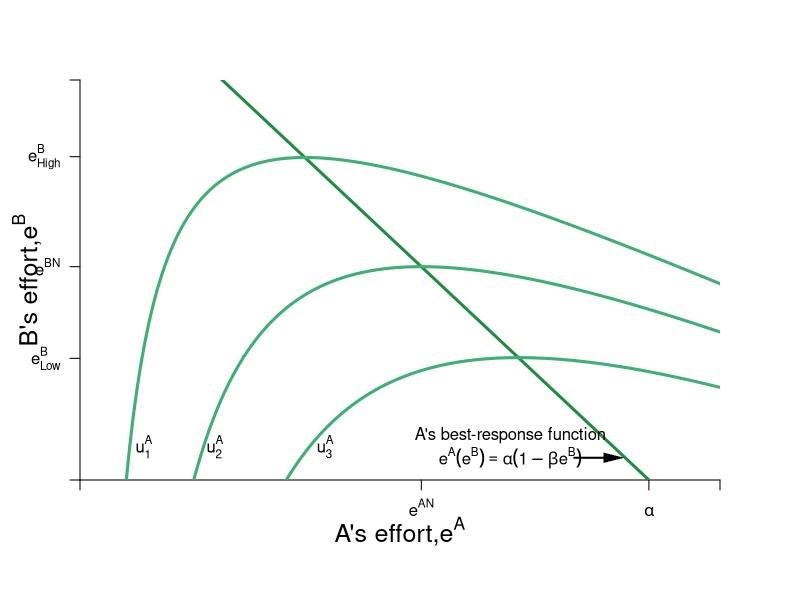

Here is the R script that generated this plot:
#Graph Designer: Simon Halliday & Madeleine Wettach '20
#Authors: Bowles, Foley and Halliday
#Title: Coordination, Conflict and Competition: A Text in Microeconomics

require(shape)
pdf(file = "coordination_failures/step_by_step_graphs_6/brf_indiffs_A_step2.pdf", width = 9, height = 7)

#Set parameters for graphics
axislabelsize <- 1.5
graphlinewidth <- 3
segmentlinewidth <- 2

COL <- c("#7fc97f", "#beaed4", "#fdc086", "#ffff99", "#386cb0", "#f0027f", "#bf5b17", "#666666")
COLA <- c("#99d8c9","#66c2a4","#41ae76", "#238b45", "#005824")
COLB <- c("#4eb3d3", "#2b8cbe", "#0868ac","#084081")

par(mar =  c(6, 4, 4, 4))

uA <- function(ea, eb, alpha = 16, beta = 1/24) {
  alpha*(1 - beta*eb)*ea - 0.5*(ea)^2
}

uB <- function(ea, eb, alpha = 16, beta = 1/24) {
  alpha*(1 - beta*ea)*eb - 0.5*(eb)^2
}

brfB <- function(ea, alpha = 16, beta = 1/24) {
  alpha*(1 - beta*ea)
}

brfA <- function(ea, alpha = 16, beta = 1/24) {
  (alpha - ea)/(alpha * beta)
}

brfPE <- function(ea, alpha = 16, beta = 1/12) {
  alpha*(1 - beta*ea)
}

indiffA <- function(ea, alpha = 16, beta = 1/24, uA = 46.08) {
  1/beta - (0.5*ea)/(alpha*beta) - uA/(alpha*beta*ea)
}

indiffB <- function(eb, alpha = 16, beta = 1/24, uB = 46.08) {
  (alpha*eb - uB - 0.5*eb^2)/(alpha*beta*eb)
}

indiffB2 <- function(ea, alpha = 16, beta = 1/24, uB = 46.08) {
  sqrt(alpha^2*(beta*ea - 1)^2 - 2*uB) - alpha*beta*ea + alpha
}

indiffB3 <- function(ea, alpha = 16, beta = 1/24, uB = 46.08) {
  -sqrt(alpha^2*(beta*ea - 1)^2 - 2*uB) - alpha*beta*ea + alpha
}


xlims <- c(0, 18)
ylims <- c(0, 18)

npts <- 501 
x <- seq(xlims[1], xlims[2], length.out = npts)
y <- seq(ylims[1], ylims[2], length.out = npts) 
a <- c(20, 46.08, 76)

plot(0, 0, xlim = xlims, ylim = ylims, type = "n",
     xlab = expression(paste("")),
     ylab = expression(paste("")), 
     xaxt = "n", 
     yaxt = "n", 
     cex.lab = axislabelsize, 
     bty = "n",
     xaxs="i", 
     yaxs="i")

# ticksy <- seq(from = 0, to = ylims[2], by = 2)
# ylabels <- seq(from = 0, to = ylims[2], by = 2)
# ticksx <- seq(from = 0, to = xlims[2], by = 2)
# xlabels <- seq(from = 0, to = xlims[2], by = 2)
ticksy <- c(0, brfA(ea = 12.35), 9.6, brfA(ea = 6.3), 18)
ylabels <- c(NA, expression(paste(e[Low]^B)), expression(paste(e^{BN})), expression(paste(e[High]^B)), NA)
ticksx <- c(0, 9.6, 16, 18)
xlabels <- c(NA, expression(paste(e^{AN})), expression(paste(alpha)), NA)


axis(1, at = ticksx, pos = 0, labels = xlabels)
axis(2, at = ticksy, pos = 0, labels = ylabels, las = 1)

npts <- 500 
xx1 <- seq(xlims[1], xlims[2], length.out = npts)
lines(xx1, brfA(xx1, alpha = 16, beta = 1/24), col = COLA[4], lwd = graphlinewidth)


contour(y, x, 
        outer(x, y, uA),
        drawlabels = FALSE,
        col = COLA[3],
        lwd = graphlinewidth,
        levels = a, 
        xaxs="i", 
        yaxs="i", 
        add = TRUE) 

mtext(expression(paste("A's effort,", e^A)), side=1, line = 2.5, cex = axislabelsize)
text(-1.5, 9, expression(paste("B's effort,", e^B)), xpd = TRUE, cex = axislabelsize, srt = 90) 

#Label the iso-welfare functions for the HG, Aisha
text(1.8, 1.5, expression(u[1]^A))
text(3.8, 1.5, expression(u[2]^A))
text(6.9, 1.5, expression(u[3]^A))

#Label Nash Equilibrium 
##segments(0, 9.6, 9.6, 9.6, lty = 2, col = "gray" , lwd = segmentlinewidth)
##segments(9.6, 0, 9.6, 9.6, lty = 2, col = "gray" , lwd = segmentlinewidth)
##points(9.6, 9.6, pch = 16, col = "black", cex = 1.5)
##text(11.3, 10.1, expression(paste("Nash Equilibrium")))
##text(9.3, 9.3, expression(paste("n")))



##segments(0, brfA(ea = 12.35), 12.35 + 2, brfA(ea = 12.35), lty = 2, col = "gray" , lwd = segmentlinewidth)
##segments(12.35, brfA(ea = 12.35) - 2, 12.35, brfA(ea = 12.35), lty = 2, col = "gray" , lwd = segmentlinewidth)
##points(12.35, brfA(ea = 12.35), pch = 16, col = "black", cex = 1.5)
##text(12.35 - 0.3, brfA(ea = 12.35) - 0.4, expression(paste("j")))

##segments(0, brfA(ea = 6.3), 6.3 + 2, brfA(ea = 6.3), lty = 2, col = "gray" , lwd = segmentlinewidth)
##segments(6.3, brfA(ea = 6.3) - 2, 6.3, brfA(ea = 6.3), lty = 2, col = "gray" , lwd = segmentlinewidth)
##points(6.3, brfA(ea = 6.3), pch = 16, col = "black", cex = 1.5)
##text(6.3 - 0.3, brfA(ea = 6.3) - 0.4, expression(paste("k")))

text(12.1, 2, expression(paste("A's best-response function")))
text(12.1, 1, expression(paste(e^A*(e^B) == alpha(1 - beta*e^B) )))
Arrows(13.9, 1, 15, 1, col = "black", lty = 1, lwd = 2, arr.type = "triangle", arr.lwd = 0.5)


##text(10.2, 17, expression(paste(mrs^{A}*(list(e^A, e^B)) == frac(u[e^A], u[e^B]), phantom() == -frac(alpha*(1 - beta*e^B) - e^A, alpha*beta*e^A), phantom() == 0, " at maximum of ", u[1]^A)))
##Arrows(6.3, 16.5, 6.3, 15.25, col = "black", lty = 1, lwd = 2, arr.type = "triangle", arr.lwd = 0.5)



dev.off()
